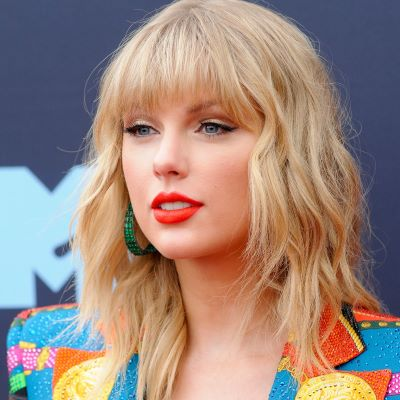
#> input picture Homework/60-林金敏-新加坡/week2/TaylorSwift.jpg, 400 x 400 px
$ python BilinearInterpolation.py
#> lines starting #> are read from the running program, lines starting #| are printed output that depends on the picture
#> further down, img is the input picture: shape (400, 400, 3); mean B, G, R 126.2, 135.4, 157.3
import numpy as np
import cv2

def BilinearInterpolation(img, out_dim):
#> called with out_dim = (900, 900)
    src_h, src_w, channel = img.shape
#> src_h = 400; src_w = 400; channel = 3
    dst_h, dst_w = out_dim[1], out_dim[0]
    print(src_h, src_w, "=>",dst_h, dst_w)
#| 400 400 => 900 900
    if src_h == dst_h and src_w == dst_w:
        return img.copy()
    dst_img = np.zeros((dst_h, dst_w, 3), dtype=np.uint8)
    scale_x, scale_y = float(src_w) / dst_w, float(src_h) / dst_h
#> scale_x = 0.444; scale_y = 0.444
    for i in range(3):
        for dst_y in range(dst_h):
            for dst_x in range(dst_w):
                src_x = (dst_x + 0.5) * scale_x - 0.5
                src_y = (dst_y + 0.5) * scale_y - 0.5

                src_x0 = int(np.floor(src_x))
                src_x1 = min(src_x0 + 1, src_w - 1)
                src_y0 = int(np.floor(src_y))
                src_y1 = min(src_y0 + 1, src_h - 1)

                temp0 = (src_x1 - src_x) * img[src_y0, src_x0, i] + (src_x - src_x0) * img[src_y0, src_x1, i]
                temp1 = (src_x1 - src_x) * img[src_y1, src_x0, i] + (src_x - src_x0) * img[src_y1, src_x1, i]
                dst_img[dst_y, dst_x, i] = int((src_y1 - src_y) * temp0 + (src_y - src_y0) * temp1)
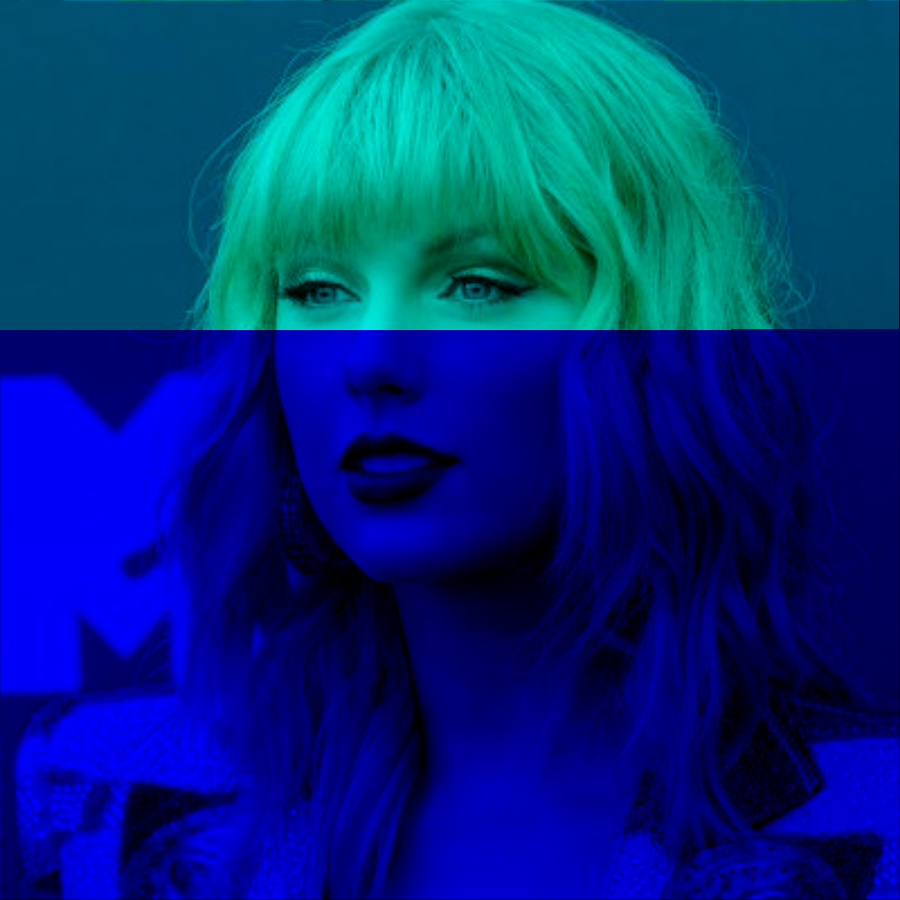
#> dst_img: shape (900, 900, 3); mean B, G, R 125.4, 43.3, 0
    return dst_img

if __name__ == '__main__':
    img = cv2.imread('TaylorSwift.jpg')
#> (the run stopped early here; a loop or call above may not have finished)
